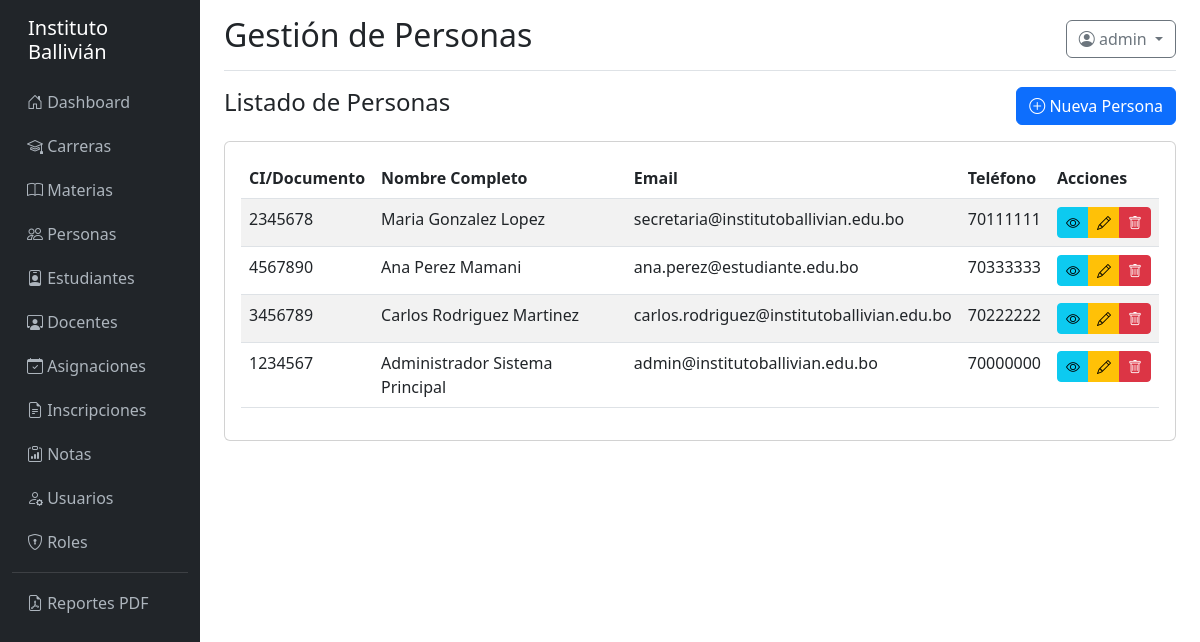
Before: /personas/ (signed in) with the older database file.
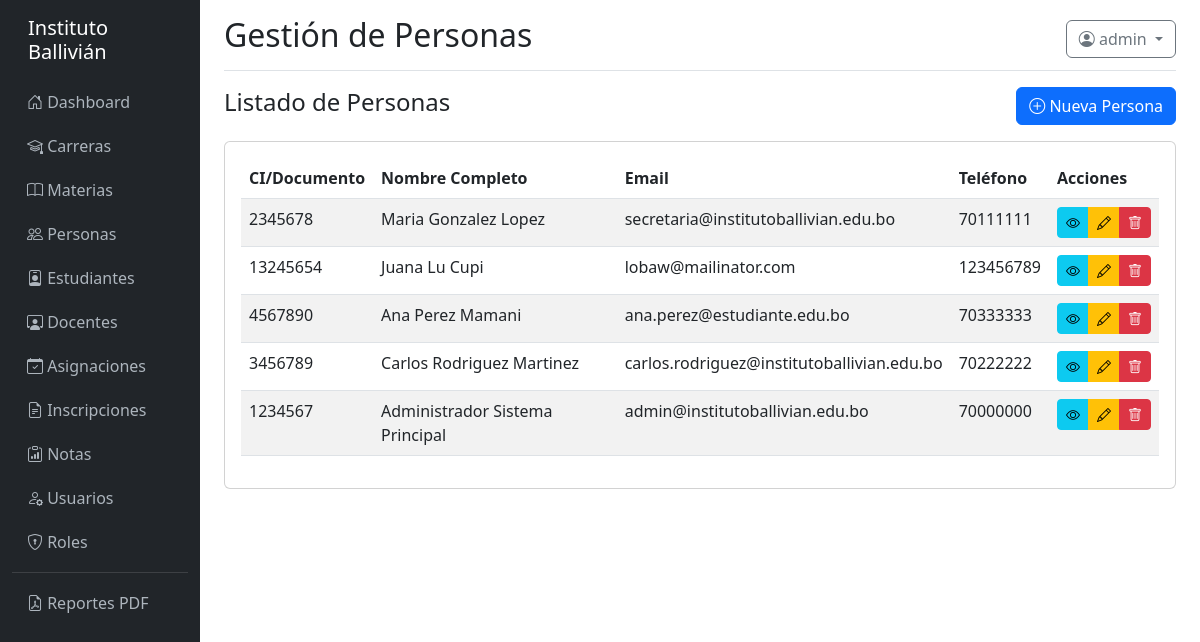
After: the same page with the newer database file.
### models/__init__.py (models this page shows, shortened)
class Persona(db.Model):
    __tablename__ = 'persona'
    id = db.Column(db.Integer, primary_key=True)
    tipo_documento = db.Column(db.Enum('CI', 'Pasaporte', 'Otro'), default='CI')
    nro_documento = db.Column(db.String(50), nullable=False)
    nombre = db.Column(db.String(150), nullable=False)
    apellido_paterno = db.Column(db.String(100), nullable=False)
    apellido_materno = db.Column(db.String(100))
    fecha_nacimiento = db.Column(db.Date)
    sexo = db.Column(db.Enum('M', 'F', 'O'))
    lugar_nacimiento = db.Column(db.String(255))
    direccion = db.Column(db.Text)
    telefono = db.Column(db.String(50))
    email = db.Column(db.String(150))
    foto_path = db.Column(db.String(500))
    created_at = db.Column(db.DateTime, default=datetime.utcnow)
    updated_at = db.Column(db.DateTime, onupdate=datetime.utcnow)
    __table_args__ = (
        db.UniqueConstraint('tipo_documento', 'nro_documento', name='_tipo_nro_uc'),
    )
    estudiante = db.relationship('Estudiante', backref='persona', uselist=False, cascade='all, delete-orphan')
    docente = db.relationship('Docente', backref='persona', uselist=False, cascade='all, delete-orphan')
    usuario = db.relationship('Usuario', backref='persona', uselist=False)
    @property
    def nombre_completo(self):
        return f"{self.nombre} {self.apellido_paterno} {self.apellido_materno or ''}".strip()

### controllers/persona_controller.py (the view)
@persona_bp.route('/')
@login_required
def index():
    page = request.args.get('page', 1, type=int)
    personas = Persona.query.order_by(Persona.apellido_paterno, Persona.nombre).paginate(page=page, per_page=10, error_out=False)
    return render_template('persona/index.html', personas=personas)

### models/__init__.py (called while the page is built)
    def tiene_permiso(self, nombre_permiso):
        for rol in self.roles:
            for permiso in rol.permisos:
                if permiso.nombre == nombre_permiso:
                    return True
        return False

### templates/persona/index.html (shortened to what this page needs)
{% extends "base.html" %}
{% block page_title %}Gestión de Personas{% endblock %}
{% block content %}
<div class="d-flex justify-content-between align-items-center mb-3">
    <h4>Listado de Personas</h4>
    {% if current_user.tiene_permiso('crear_persona') %}
    <a href="{{ url_for('persona.crear') }}" class="btn btn-primary">
        <i class="bi bi-plus-circle"></i> Nueva Persona
    </a>
    {% endif %}
</div>
<div class="card">
    <div class="card-body">
        <div class="table-responsive">
            <table class="table table-striped table-hover">
                <thead>
                    <tr>
                        <th>CI/Documento</th>
                        <th>Nombre Completo</th>
                        <th>Email</th>
                        <th>Teléfono</th>
                        <th>Acciones</th>
                    </tr>
                </thead>
                <tbody>
                    {% for persona in personas.items %}
                    <tr>
                        <td>{{ persona.nro_documento }}</td>
                        <td>{{ persona.nombre_completo }}</td>
                        <td>{{ persona.email or 'N/A' }}</td>
                        <td>{{ persona.telefono or 'N/A' }}</td>
                        <td>
                            <div class="btn-group btn-group-sm">
                                <a href="{{ url_for('persona.detalle', id=persona.id) }}" class="btn btn-info">
                                    <i class="bi bi-eye"></i>
                                </a>
                                {% if current_user.tiene_permiso('editar_persona') %}
                                <a href="{{ url_for('persona.editar', id=persona.id) }}" class="btn btn-warning">
                                    <i class="bi bi-pencil"></i>
                                </a>
                                {% endif %}
                                {% if current_user.tiene_permiso('eliminar_persona') %}
                                <button type="button" class="btn btn-danger" data-bs-toggle="modal" data-bs-target="#deleteModal{{ persona.id }}">
                                    <i class="bi bi-trash"></i>
                                </button>
                                {% endif %}
                            </div>
                        </td>
                    </tr>
                    {% else %}
                    <tr>
                        <td colspan="5" class="text-center">No hay personas registradas</td>
                    </tr>
                    {% endfor %}
                </tbody>
            </table>
        </div>
    </div>
</div>
{% endblock %}

Changed rows visible on the page:
added Persona: nro_documento "13245654", nombre_completo "Juana Lu Cupi", email "lobaw@mailinator.com", telefono "123456789"
